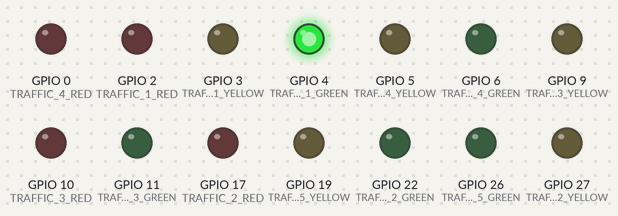
This program was run on a simulated Raspberry Pi (BCM pin numbers). Parts: output pins drawn as LEDs (lit = HIGH).

Above: at 0.1 s.
At 3.1 s:
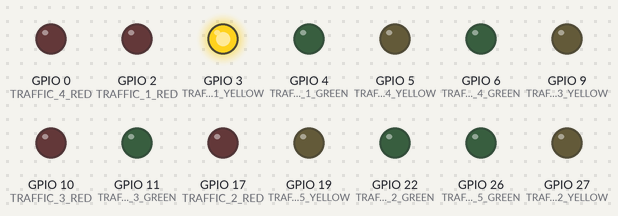
At 9.1 s:
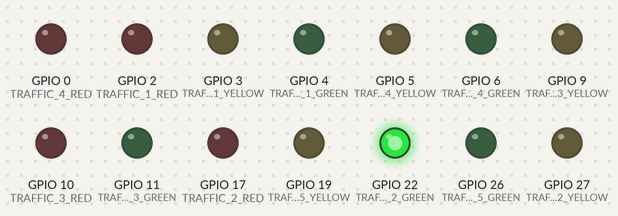
At 18.1 s:
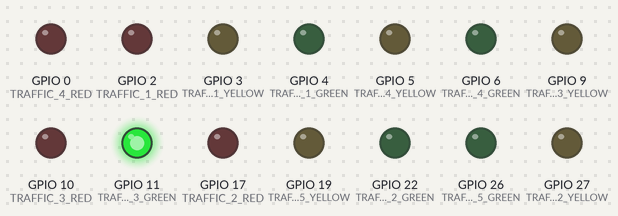
At 27.1 s:
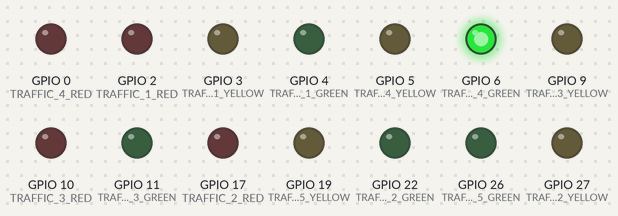
At 36.1 s:
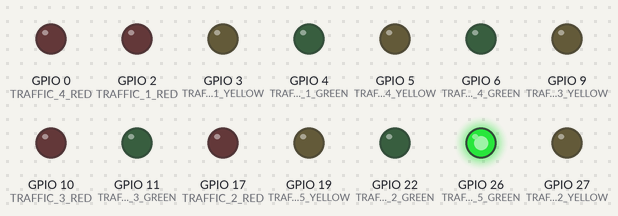
Timing chart, 0 to 40.0 s (numbered marks = the images above):
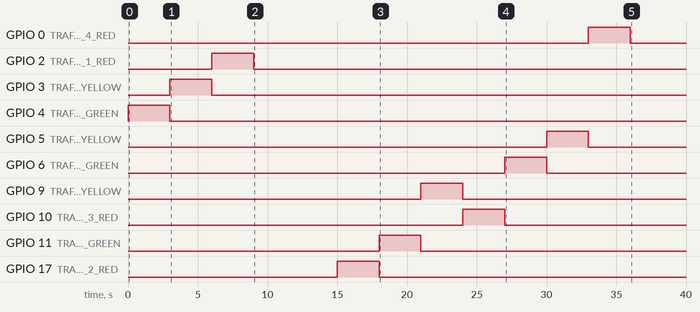

The program:

main.py
```python
import RPi.GPIO as GPIO
import time

#--------------TO DO------------------#
# setup pins for Switches
# test switches
# define functions to allow less code
# define traffic algrithm as desired
#-------------------------------------#

LIGHT_ON_TIME = 3

TRAFFIC_1_RED = 2
TRAFFIC_1_YELLOW = 3
TRAFFIC_1_GREEN = 4

TRAFFIC_2_RED = 17
TRAFFIC_2_YELLOW = 27
TRAFFIC_2_GREEN = 22

TRAFFIC_3_RED = 10
TRAFFIC_3_YELLOW = 9
TRAFFIC_3_GREEN = 11

TRAFFIC_4_RED = 0
TRAFFIC_4_YELLOW = 5
TRAFFIC_4_GREEN = 6

TRAFFIC_5_RED = 13
TRAFFIC_5_YELLOW = 19
TRAFFIC_5_GREEN = 26

TRAFFIC_6_RED = 14
TRAFFIC_6_YELLOW = 15
TRAFFIC_6_GREEN = 18

#SWITCH_1 =
#SWITCH_2 =
#SWITCH_3 =
#SWITCH_4 =
#SWITCH_5 =

GPIO.setmode(GPIO.BCM)
GPIO.setwarnings(False)
GPIO.setup(TRAFFIC_1_RED, GPIO.OUT, initial=GPIO.LOW)
GPIO.setup(TRAFFIC_1_YELLOW, GPIO.OUT, initial=GPIO.LOW)
GPIO.setup(TRAFFIC_1_GREEN, GPIO.OUT, initial=GPIO.LOW)

GPIO.setup(TRAFFIC_2_RED, GPIO.OUT, initial=GPIO.LOW)
GPIO.setup(TRAFFIC_2_YELLOW, GPIO.OUT, initial=GPIO.LOW)
GPIO.setup(TRAFFIC_2_GREEN, GPIO.OUT, initial=GPIO.LOW)

GPIO.setup(TRAFFIC_3_RED, GPIO.OUT, initial=GPIO.LOW)
GPIO.setup(TRAFFIC_3_YELLOW, GPIO.OUT, initial=GPIO.LOW)
GPIO.setup(TRAFFIC_3_GREEN, GPIO.OUT, initial=GPIO.LOW)

GPIO.setup(TRAFFIC_4_RED, GPIO.OUT, initial=GPIO.LOW)
GPIO.setup(TRAFFIC_4_YELLOW, GPIO.OUT, initial=GPIO.LOW)
GPIO.setup(TRAFFIC_4_GREEN, GPIO.OUT, initial=GPIO.LOW)

GPIO.setup(TRAFFIC_5_RED, GPIO.OUT, initial=GPIO.LOW)
GPIO.setup(TRAFFIC_5_YELLOW, GPIO.OUT, initial=GPIO.LOW)
GPIO.setup(TRAFFIC_5_GREEN, GPIO.OUT, initial=GPIO.LOW)

GPIO.setup(TRAFFIC_6_RED, GPIO.OUT, initial=GPIO.LOW)
GPIO.setup(TRAFFIC_6_YELLOW, GPIO.OUT, initial=GPIO.LOW)
GPIO.setup(TRAFFIC_6_GREEN, GPIO.OUT, initial=GPIO.LOW)

while True:
    GPIO.output(TRAFFIC_1_GREEN, GPIO.HIGH)
    GPIO.output(TRAFFIC_1_RED, GPIO.LOW)
    time.sleep(LIGHT_ON_TIME)
    GPIO.output(TRAFFIC_1_YELLOW, GPIO.HIGH)
    GPIO.output(TRAFFIC_1_GREEN, GPIO.LOW)
    time.sleep(LIGHT_ON_TIME)
    GPIO.output(TRAFFIC_1_YELLOW, GPIO.LOW)
    GPIO.output(TRAFFIC_1_RED, GPIO.HIGH)
    time.sleep(LIGHT_ON_TIME)
    GPIO.output(TRAFFIC_1_RED, GPIO.LOW)

    GPIO.output(TRAFFIC_2_GREEN, GPIO.HIGH)
    GPIO.output(TRAFFIC_2_RED, GPIO.LOW)
    time.sleep(LIGHT_ON_TIME)
    GPIO.output(TRAFFIC_2_YELLOW, GPIO.HIGH)
    GPIO.output(TRAFFIC_2_GREEN, GPIO.LOW)
    time.sleep(LIGHT_ON_TIME)
    GPIO.output(TRAFFIC_2_YELLOW, GPIO.LOW)
    GPIO.output(TRAFFIC_2_RED, GPIO.HIGH)
    time.sleep(LIGHT_ON_TIME)
    GPIO.output(TRAFFIC_2_RED, GPIO.LOW)

    GPIO.output(TRAFFIC_3_GREEN, GPIO.HIGH)
    GPIO.output(TRAFFIC_3_RED, GPIO.LOW)
    time.sleep(LIGHT_ON_TIME)
    GPIO.output(TRAFFIC_3_YELLOW, GPIO.HIGH)
    GPIO.output(TRAFFIC_3_GREEN, GPIO.LOW)
    time.sleep(LIGHT_ON_TIME)
    GPIO.output(TRAFFIC_3_YELLOW, GPIO.LOW)
    GPIO.output(TRAFFIC_3_RED, GPIO.HIGH)
    time.sleep(LIGHT_ON_TIME)
    GPIO.output(TRAFFIC_3_RED, GPIO.LOW)

    GPIO.output(TRAFFIC_4_GREEN, GPIO.HIGH)
    GPIO.output(TRAFFIC_4_RED, GPIO.LOW)
    time.sleep(LIGHT_ON_TIME)
    GPIO.output(TRAFFIC_4_YELLOW, GPIO.HIGH)
    GPIO.output(TRAFFIC_4_GREEN, GPIO.LOW)
    time.sleep(LIGHT_ON_TIME)
    GPIO.output(TRAFFIC_4_YELLOW, GPIO.LOW)
    GPIO.output(TRAFFIC_4_RED, GPIO.HIGH)
    time.sleep(LIGHT_ON_TIME)
    GPIO.output(TRAFFIC_4_RED, GPIO.LOW)

    GPIO.output(TRAFFIC_5_GREEN, GPIO.HIGH)
    GPIO.output(TRAFFIC_5_RED, GPIO.LOW)
    time.sleep(LIGHT_ON_TIME)
    GPIO.output(TRAFFIC_5_YELLOW, GPIO.HIGH)
    GPIO.output(TRAFFIC_5_GREEN, GPIO.LOW)
    time.sleep(LIGHT_ON_TIME)
    GPIO.output(TRAFFIC_5_YELLOW, GPIO.LOW)
    GPIO.output(TRAFFIC_5_RED, GPIO.HIGH)
    time.sleep(LIGHT_ON_TIME)
    GPIO.output(TRAFFIC_5_RED, GPIO.LOW)

    GPIO.output(TRAFFIC_6_GREEN, GPIO.HIGH)
    GPIO.output(TRAFFIC_6_RED, GPIO.LOW)
    time.sleep(LIGHT_ON_TIME)
    GPIO.output(TRAFFIC_6_YELLOW, GPIO.HIGH)
    GPIO.output(TRAFFIC_6_GREEN, GPIO.LOW)
    time.sleep(LIGHT_ON_TIME)
    GPIO.output(TRAFFIC_6_YELLOW, GPIO.LOW)
    GPIO.output(TRAFFIC_6_RED, GPIO.HIGH)
    time.sleep(LIGHT_ON_TIME)
    GPIO.output(TRAFFIC_6_RED, GPIO.LOW)
```

Measured:
- by itself, GPIO 0 (TRAFFIC_4_RED): LOW → HIGH at 33.0 s, → LOW 3.0 s later
- by itself, GPIO 2 (TRAFFIC_1_RED): LOW → HIGH at 6.0 s, → LOW 3.0 s later
- by itself, GPIO 3 (TRAFFIC_1_YELLOW): LOW → HIGH at 3.0 s, → LOW 3.0 s later
- by itself, GPIO 4 (TRAFFIC_1_GREEN): LOW → HIGH at 0.00 s, → LOW 3.0 s later
- by itself, GPIO 5 (TRAFFIC_4_YELLOW): LOW → HIGH at 30.0 s, → LOW 3.0 s later
- by itself, GPIO 6 (TRAFFIC_4_GREEN): LOW → HIGH at 27.0 s, → LOW 3.0 s later
- by itself, GPIO 9 (TRAFFIC_3_YELLOW): LOW → HIGH at 21.0 s, → LOW 3.0 s later
- by itself, GPIO 10 (TRAFFIC_3_RED): LOW → HIGH at 24.0 s, → LOW 3.0 s later
